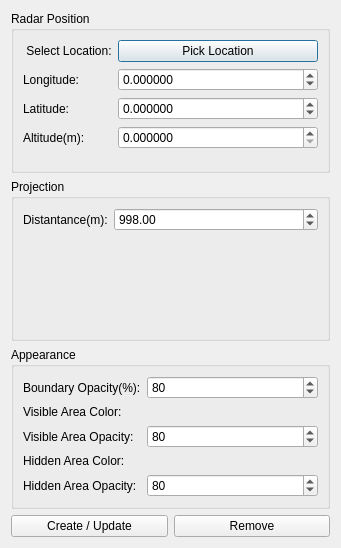
<?xml version="1.0" encoding="UTF-8"?>
<ui version="4.0">
 <class>RadialViewshedAnalysisWidget</class>
 <widget class="QDialog" name="RadialViewshedAnalysisWidget">
  <property name="geometry">
   <rect>
    <x>0</x>
    <y>0</y>
    <width>341</width>
    <height>548</height>
   </rect>
  </property>
  <property name="windowTitle">
   <string>Dialog</string>
  </property>
  <layout class="QVBoxLayout" name="verticalLayout">
   <item>
    <widget class="QGroupBox" name="groupBox">
     <property name="title">
      <string>Radar Position</string>
     </property>
     <layout class="QFormLayout" name="formLayout">
      <item row="0" column="0">
       <widget class="QLabel" name="label">
        <property name="text">
         <string> Select Location:</string>
        </property>
       </widget>
      </item>
      <item row="0" column="1">
       <widget class="QPushButton" name="pb_pickLocation">
        <property name="text">
         <string>Pick Location</string>
        </property>
       </widget>
      </item>
      <item row="1" column="0">
       <widget class="QLabel" name="label_3">
        <property name="text">
         <string>Longitude:</string>
        </property>
       </widget>
      </item>
      <item row="1" column="1">
       <widget class="QDoubleSpinBox" name="sb_longitude">
        <property name="decimals">
         <number>6</number>
        </property>
        <property name="minimum">
         <double>-180.000000000000000</double>
        </property>
        <property name="maximum">
         <double>180.000000000000000</double>
        </property>
        <property name="singleStep">
         <double>0.001000000000000</double>
        </property>
       </widget>
      </item>
      <item row="2" column="0">
       <widget class="QLabel" name="label_2">
        <property name="text">
         <string>Latitude:</string>
        </property>
       </widget>
      </item>
      <item row="2" column="1">
       <widget class="QDoubleSpinBox" name="sb_latitude">
        <property name="decimals">
         <number>6</number>
        </property>
        <property name="minimum">
         <double>-180.000000000000000</double>
        </property>
        <property name="maximum">
         <double>180.000000000000000</double>
        </property>
        <property name="singleStep">
         <double>0.001000000000000</double>
        </property>
       </widget>
      </item>
      <item row="3" column="0">
       <widget class="QLabel" name="label_4">
        <property name="text">
         <string>Altitude(m):</string>
        </property>
       </widget>
      </item>
      <item row="3" column="1">
       <widget class="QDoubleSpinBox" name="sb_altitude">
        <property name="decimals">
         <number>6</number>
        </property>
        <property name="minimum">
         <double>0.000000000000000</double>
        </property>
        <property name="maximum">
         <double>99999999999999997748809823456034029568.000000000000000</double>
        </property>
        <property name="singleStep">
         <double>50.000000000000000</double>
        </property>
       </widget>
      </item>
     </layout>
    </widget>
   </item>
   <item>
    <widget class="QGroupBox" name="groupBox_4">
     <property name="title">
      <string>Projection</string>
     </property>
     <layout class="QFormLayout" name="formLayout_4">
      <item row="0" column="0">
       <widget class="QLabel" name="label_9">
        <property name="text">
         <string>Distantance(m):</string>
        </property>
       </widget>
      </item>
      <item row="0" column="1">
       <widget class="QDoubleSpinBox" name="sb_distance">
        <property name="minimum">
         <double>10.000000000000000</double>
        </property>
        <property name="maximum">
         <double>100000.000000000000000</double>
        </property>
        <property name="singleStep">
         <double>100.000000000000000</double>
        </property>
        <property name="value">
         <double>998.000000000000000</double>
        </property>
       </widget>
      </item>
     </layout>
    </widget>
   </item>
   <item>
    <widget class="QGroupBox" name="groupBox_3">
     <property name="title">
      <string>Appearance</string>
     </property>
     <layout class="QFormLayout" name="formLayout_3">
      <item row="0" column="0">
       <widget class="QLabel" name="label_bOpacity">
        <property name="text">
         <string>Boundary Opacity(%):</string>
        </property>
       </widget>
      </item>
      <item row="0" column="1">
       <widget class="QSpinBox" name="sb_boundarylineOpacity">
        <property name="minimum">
         <number>0</number>
        </property>
        <property name="maximum">
         <number>100</number>
        </property>
        <property name="value">
         <number>80</number>
        </property>
       </widget>
      </item>
      <item row="1" column="0">
       <widget class="QLabel" name="label_13">
        <property name="text">
         <string>Visible Area Color:</string>
        </property>
       </widget>
      </item>
      <item row="1" column="1">
       <layout class="QVBoxLayout" name="vl_visibleAreaColor">
        <property name="spacing">
         <number>0</number>
        </property>
       </layout>
      </item>
      <item row="2" column="0">
       <widget class="QLabel" name="label_14">
        <property name="text">
         <string>Visible Area Opacity:</string>
        </property>
       </widget>
      </item>
      <item row="2" column="1">
       <widget class="QSpinBox" name="sb_visibleAreaOpacity">
        <property name="minimum">
         <number>0</number>
        </property>
        <property name="maximum">
         <number>100</number>
        </property>
        <property name="value">
         <number>80</number>
        </property>
       </widget>
      </item>
      <item row="3" column="0">
       <widget class="QLabel" name="label_15">
        <property name="text">
         <string>Hidden Area Color:</string>
        </property>
       </widget>
      </item>
      <item row="3" column="1">
       <layout class="QVBoxLayout" name="vl_hiddenAreaColor">
        <property name="spacing">
         <number>0</number>
        </property>
       </layout>
      </item>
      <item row="4" column="0">
       <widget class="QLabel" name="label_17">
        <property name="text">
         <string>Hidden Area Opacity:</string>
        </property>
       </widget>
      </item>
      <item row="4" column="1">
       <widget class="QSpinBox" name="sb_hiddenAreaOpacity">
        <property name="minimum">
         <number>0</number>
        </property>
        <property name="maximum">
         <number>100</number>
        </property>
        <property name="value">
         <number>80</number>
        </property>
       </widget>
      </item>
     </layout>
    </widget>
   </item>
   <item>
    <layout class="QHBoxLayout" name="horizontalLayout_5">
     <item>
      <widget class="QPushButton" name="pb_createORupdate">
       <property name="text">
        <string>Create / Update</string>
       </property>
      </widget>
     </item>
     <item>
      <widget class="QPushButton" name="pushButton_removeNode">
       <property name="text">
        <string>Remove</string>
       </property>
      </widget>
     </item>
    </layout>
   </item>
  </layout>
 </widget>
 <resources/>
 <connections/>
</ui>
